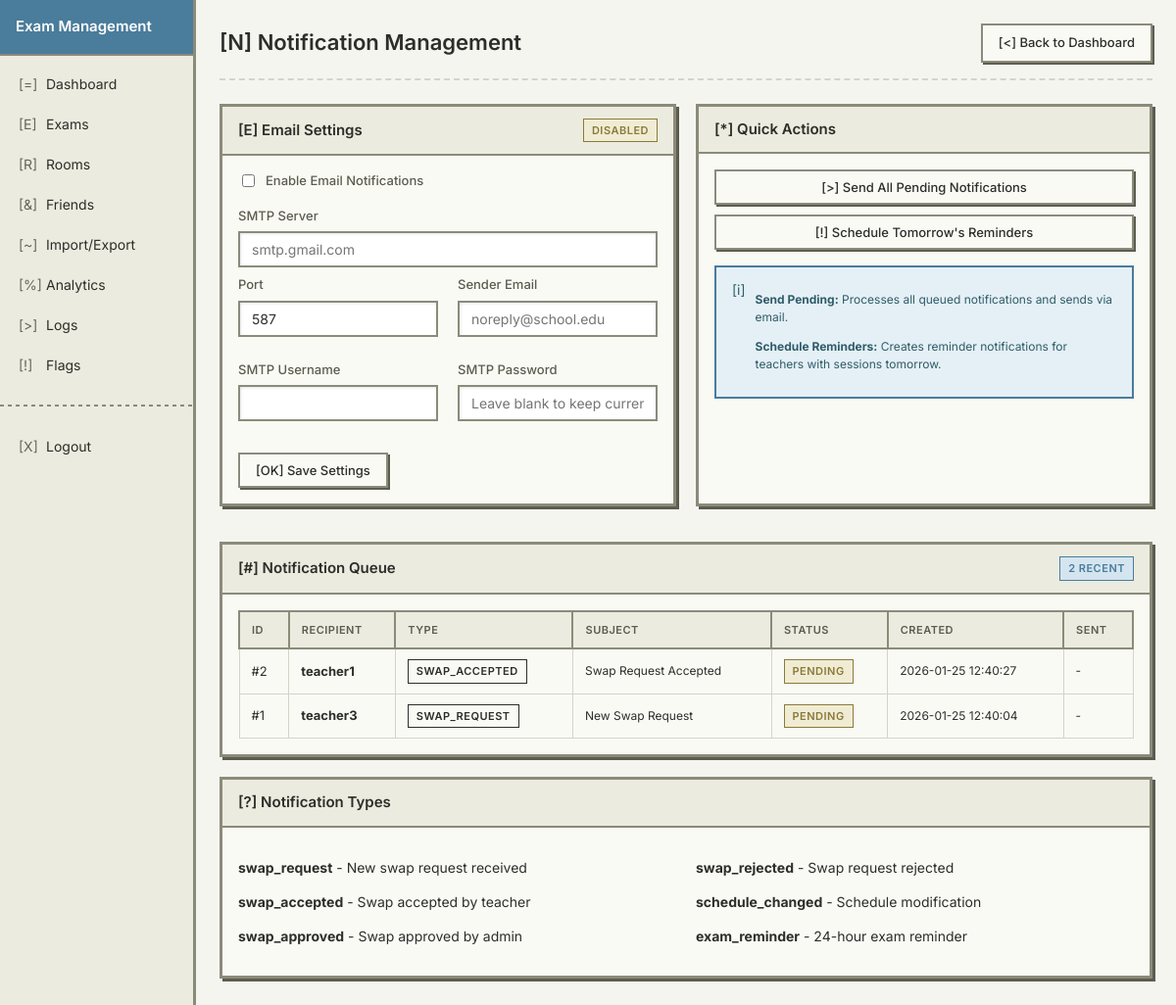
The app's page /admin/notifications (signed in) with its own data.
### tables this page shows
CREATE TABLE notifications (
            id INTEGER PRIMARY KEY AUTOINCREMENT,
            recipient_username TEXT NOT NULL,
            recipient_email TEXT,
            notification_type TEXT NOT NULL,
            subject TEXT NOT NULL,
            message TEXT NOT NULL,
            status TEXT DEFAULT 'pending',
            scheduled_for TIMESTAMP,
            sent_at TIMESTAMP,
            created_at TIMESTAMP DEFAULT CURRENT_TIMESTAMP,
            error_message TEXT
        );

### app.py (the view)
@app.route('/admin/notifications')
@require_admin
def admin_notifications():
    conn = sqlite3.connect(DB_PATH)
    cursor = conn.cursor()
    cursor.execute('''
        SELECT id, recipient_username, notification_type, subject, status, created_at, sent_at
        FROM notifications
        ORDER BY created_at DESC
        LIMIT 100
    ''')
    notifications = [{'id': row[0], 'recipient': row[1], 'type': row[2],
                     'subject': row[3], 'status': row[4], 'created': row[5], 'sent': row[6]}
                    for row in cursor.fetchall()]
    cursor.execute("SELECT value FROM system_config WHERE key = 'email_enabled'")
    row = cursor.fetchone()
    email_enabled = row[0] == 'true' if row else False
    cursor.execute("SELECT value FROM system_config WHERE key = 'smtp_server'")
    row = cursor.fetchone()
    smtp_server = row[0] if row else ''
    conn.close()
    return render_template('admin_notifications.html',
                         notifications=notifications,
                         email_enabled=email_enabled,
                         smtp_server=smtp_server)

### app.py (called while the page is built)
def require_admin(f):
    @wraps(f)
    def decorated_function(*args, **kwargs):
        if 'role' not in session or session['role'] != 'admin':
            flash('Admin access required.', 'danger')
            return redirect(url_for('login'))
        return f(*args, **kwargs)
    return decorated_function

### templates/admin_notifications.html (shortened to what this page needs)
{% extends "base_retro.html" %}
{% block content %}
<div class="page-header">
    <h1>[N] Notification Management</h1>
    <a href="{{ url_for('admin_dashboard') }}" class="btn">[<] Back to Dashboard</a>
</div>
<div class="grid-2 mb-2">
    <div class="card">
        <div class="card-header flex-between">
            <h3>[E] Email Settings</h3>
            <span class="badge {% if email_enabled %}badge-green{% else %}badge-yellow{% endif %}">
                {% if email_enabled %}Enabled{% else %}Disabled{% endif %}
            </span>
        </div>
        <div class="card-body">
            <form method="POST" action="{{ url_for('update_notification_settings') }}">
                <div class="form-group mb-2">
                    <label style="display: flex; align-items: center; gap: 8px; cursor: pointer;">
                        <input type="checkbox" name="email_enabled" {% if email_enabled %}checked{% endif %}>
                        <span>Enable Email Notifications</span>
                    </label>
                </div>
                <div class="form-group mb-1">
                    <label class="form-label">SMTP Server</label>
                    <input type="text" name="smtp_server" value="{{ smtp_server }}" class="form-control" placeholder="smtp.gmail.com">
                </div>
                <div class="grid-2 mb-1">
                    <div class="form-group">
                        <label class="form-label">Port</label>
                        <input type="text" name="smtp_port" value="587" class="form-control">
                    </div>
                    <div class="form-group">
                        <label class="form-label">Sender Email</label>
                        <input type="email" name="sender_email" class="form-control" placeholder="noreply@school.edu">
                    </div>
                </div>
                <div class="grid-2 mb-2">
                    <div class="form-group">
                        <label class="form-label">SMTP Username</label>
                        <input type="text" name="smtp_username" class="form-control">
                    </div>
                    <div class="form-group">
                        <label class="form-label">SMTP Password</label>
                        <input type="password" name="smtp_password" class="form-control" placeholder="Leave blank to keep current">
                    </div>
                </div>
                <button type="submit" class="btn btn-primary">[OK] Save Settings</button>
            </form>
        </div>
    </div>
    <div class="card">
        <div class="card-header">
            <h3>[*] Quick Actions</h3>
        </div>
        <div class="card-body">
            <div style="display: flex; flex-direction: column; gap: 10px;">
                <form method="POST" action="{{ url_for('send_pending_notifications') }}">
                    <button type="submit" class="btn btn-success" style="width: 100%;">
                        [>] Send All Pending Notifications
                    </button>
                </form>
                <form method="POST" action="{{ url_for('schedule_exam_reminders') }}">
                    <button type="submit" class="btn btn-primary" style="width: 100%;">
                        [!] Schedule Tomorrow's Reminders
                    </button>
                </form>
            </div>
            <div class="alert alert-info mt-2">
                <span>[i]</span>
                <div class="text-sm">
                    <p><strong>Send Pending:</strong> Processes all queued notifications and sends via email.</p>
                    <p><strong>Schedule Reminders:</strong> Creates reminder notifications for teachers with sessions tomorrow.</p>
                </div>
            </div>
        </div>
    </div>
</div>
<div class="card">
    <div class="card-header flex-between">
        <h3>[#] Notification Queue</h3>
        <span class="badge badge-blue">{{ notifications|length }} recent</span>
    </div>
    <div class="card-body">
        {% if notifications %}
        <table class="table">
            <thead>
                <tr>
                    <th>ID</th>
                    <th>Recipient</th>
                    <th>Type</th>
                    <th>Subject</th>
                    <th>Status</th>
                    <th>Created</th>
                    <th>Sent</th>
                </tr>
            </thead>
            <tbody>
                {% for notif in notifications %}
                <tr>
                    <td>#{{ notif.id }}</td>
                    <td><strong>{{ notif.recipient }}</strong></td>
                    <td><span class="badge">{{ notif.type }}</span></td>
                    <td class="text-sm">{{ notif.subject }}</td>
                    <td>
                        <span class="badge {% if notif.status == 'sent' %}badge-green{% elif notif.status == 'pending' %}badge-yellow{% else %}badge-red{% endif %}">
                            {{ notif.status }}
                        </span>
                    </td>
                    <td class="text-sm">{{ notif.created }}</td>
                    <td class="text-sm">{{ notif.sent or '-' }}</td>
                </tr>
                {% endfor %}
            </tbody>
        </table>
        {% else %}
        <div class="empty-state">
            <div class="empty-state-icon">[?]</div>
            <p>No notifications in queue.</p>
        </div>
        {% endif %}
    </div>
</div>
<div class="card mt-2">
    <div class="card-header">
        <h3>[?] Notification Types</h3>
    </div>
    <div class="card-body">
        <div class="grid-2">
            <div>
                <p><strong>swap_request</strong> - New swap request received</p>
                <p><strong>swap_accepted</strong> - Swap accepted by teacher</p>
                <p><strong>swap_approved</strong> - Swap approved by admin</p>
            </div>
            <div>
                <p><strong>swap_rejected</strong> - Swap request rejected</p>
                <p><strong>schedule_changed</strong> - Schedule modification</p>
                <p><strong>exam_reminder</strong> - 24-hour exam reminder</p>
            </div>
        </div>
    </div>
</div>
{% endblock %}

### records on screen
notifications: id "2", recipient "teacher1", type "SWAP_ACCEPTED", subject "Swap Request Accepted", status "PENDING", created "2026-01-25 12:40:27", sent "-"
notifications: id "1", recipient "teacher3", type "SWAP_REQUEST", subject "New Swap Request", status "PENDING", created "2026-01-25 12:40:04", sent "-"

### other values on screen
{{ notifications|length }} "2"
